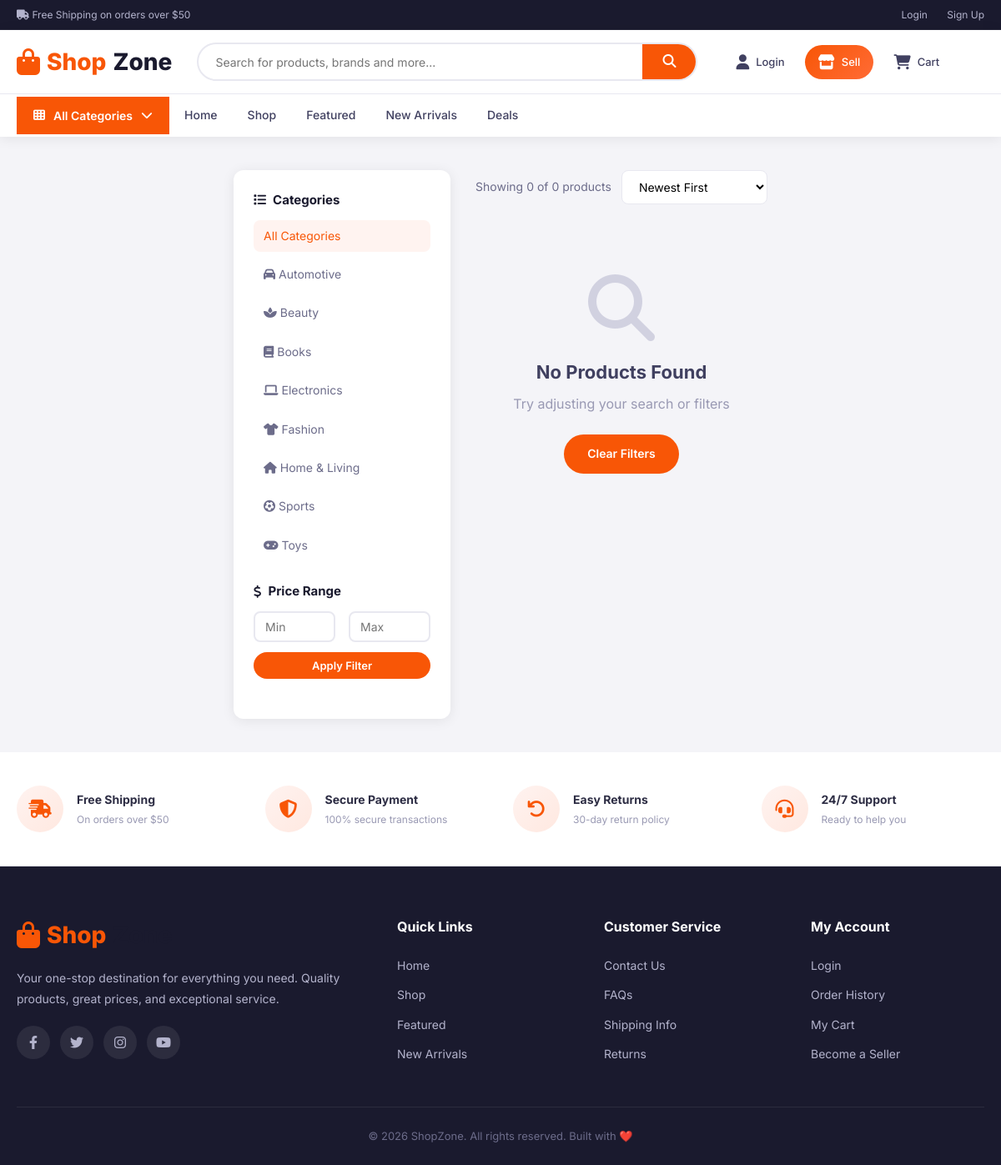
The page /shop.php on the database its author committed.
### tables this page shows
CREATE TABLE categories (
    id INT AUTO_INCREMENT PRIMARY KEY,
    name VARCHAR(100) NOT NULL,
    slug VARCHAR(100) UNIQUE NOT NULL,
    icon VARCHAR(50) DEFAULT 'fa-tag',
    created_at TIMESTAMP DEFAULT CURRENT_TIMESTAMP
);

### includes/functions.php (called while the page is built, shortened)
<?php
function getCategories(PDO $pdo): array {
    return $pdo->query("SELECT * FROM categories ORDER BY name ASC")->fetchAll();
}

### shop.php (the view, shortened to what this page needs)
<?php
require_once 'includes/header.php';
$where = ["p.status = 'approved'"];
$params = [];
$whereClause = implode(' AND ', $where);
$sort = $_GET['sort'] ?? 'newest';
$orderBy = match($sort) {
    'price_low'  => 'IFNULL(p.sale_price, p.price) ASC',
    'price_high' => 'IFNULL(p.sale_price, p.price) DESC',
    'popular'    => 'p.views DESC',
    'sale'       => 'p.sale_price IS NOT NULL DESC, p.created_at DESC',
    default      => 'p.created_at DESC'
};
$perPage = 16;
$page = max(1, (int)($_GET['page'] ?? 1));
$offset = ($page - 1) * $perPage;
$countStmt = $pdo->prepare("SELECT COUNT(*) FROM products p WHERE $whereClause");
$countStmt->execute($params);
$totalProducts = $countStmt->fetchColumn();
$totalPages = ceil($totalProducts / $perPage);
$stmt = $pdo->prepare("SELECT p.*, c.name as category_name, u.shop_name,
    (SELECT AVG(rating) FROM reviews WHERE product_id = p.id) as avg_rating,
    (SELECT COUNT(*) FROM reviews WHERE product_id = p.id) as review_count
    FROM products p
    JOIN categories c ON p.category_id = c.id
    JOIN users u ON p.seller_id = u.id
    WHERE $whereClause
    ORDER BY $orderBy
    LIMIT $perPage OFFSET $offset");
$stmt->execute($params);
$products = $stmt->fetchAll();
$activeCategory = $_GET['category'] ?? null;
?>
<div class="container">
    <div class="shop-layout">
        <aside class="shop-sidebar">
            <div class="filter-group">
                <h4><i class="fas fa-list"></i> Categories</h4>
                <ul>
                    <li><a href="<?= SITE_URL ?>/shop.php" class="<?= !$activeCategory ? 'active' : '' ?>">All Categories</a></li>
                    <?php foreach ($categories as $cat): ?>
                        <li>
                            <a href="<?= SITE_URL ?>/shop.php?category=<?= $cat['id'] ?>"
                               class="<?= $activeCategory == $cat['id'] ? 'active' : '' ?>">
                                <span><i class="fas <?= $cat['icon'] ?>"></i> <?= htmlspecialchars($cat['name']) ?></span>
                            </a>
                        </li>
                    <?php endforeach; ?>
                </ul>
            </div>
            <div class="filter-group">
                <h4><i class="fas fa-dollar-sign"></i> Price Range</h4>
                <form method="GET" action="<?= SITE_URL ?>/shop.php">
                    <div class="form-row" style="margin-bottom:12px">
                        <input type="number" name="min_price" class="form-control" placeholder="Min"
                               value="<?= $_GET['min_price'] ?? '' ?>" style="padding:8px 12px">
                        <input type="number" name="max_price" class="form-control" placeholder="Max"
                               value="<?= $_GET['max_price'] ?? '' ?>" style="padding:8px 12px">
                    </div>
                    <button type="submit" class="btn btn-primary btn-sm btn-block">Apply Filter</button>
                </form>
            </div>
        </aside>
        <div class="shop-content">
            <div class="shop-toolbar">
                <span class="result-count">
                    Showing <?= count($products) ?> of <?= $totalProducts ?> products
                </span>
                <select class="sort-select" onchange="location.href=this.value">
                    <?php
                    $queryParams = $_GET;
                    foreach (['newest','popular','price_low','price_high','sale'] as $s):
                        $queryParams['sort'] = $s;
                        $labels = ['newest'=>'Newest First','popular'=>'Most Popular','price_low'=>'Price: Low to High','price_high'=>'Price: High to Low','sale'=>'On Sale'];
                    ?>
                        <option value="<?= SITE_URL . '/shop.php?' . http_build_query($queryParams) ?>"
                                <?= $sort === $s ? 'selected' : '' ?>>
                            <?= $labels[$s] ?>
                        </option>
                    <?php endforeach; ?>
                </select>
            </div>
            <?php if ($products): ?>
                <div class="products-grid">
                    <?php foreach ($products as $product): ?>
                        <?php include __DIR__ . '/includes/product-card.php'; ?>
                    <?php endforeach; ?>
                </div>
                <?php if ($totalPages > 1): ?>
                    <div class="pagination">
                        <?php
                        $queryParams = $_GET;
                        for ($i = 1; $i <= $totalPages; $i++):
                            $queryParams['page'] = $i;
                        ?>
                            <?php if ($i === $page): ?>
                                <span class="active"><?= $i ?></span>
                            <?php else: ?>
                                <a href="<?= SITE_URL . '/shop.php?' . http_build_query($queryParams) ?>"><?= $i ?></a>
                            <?php endif; ?>
                        <?php endfor; ?>
                    </div>
                <?php endif; ?>
            <?php else: ?>
                <div class="empty-state">
                    <i class="fas fa-search"></i>
                    <h3>No Products Found</h3>
                    <p>Try adjusting your search or filters</p>
                    <a href="<?= SITE_URL ?>/shop.php" class="btn btn-primary">Clear Filters</a>
                </div>
            <?php endif; ?>
        </div>
    </div>
</div>
<?php require_once 'includes/footer.php'; ?>

### assets/css/style.css (style rules this page uses)
:root { --primary: #f85606; --primary-dark: #d4400b; --secondary: #1a1a2e; --accent: #ff6b35; --success: #27ae60; --warning: #f39c12; --danger: #e74c3c; --info: #3498db; --dark: #0f0f23; --gray-900: #1a1a2e; --gray-800: #2d2d44; --gray-700: #404060; --gray-600: #6c6c8a; --gray-500: #9999b3; --gray-400: #b3b3cc; --gray-300: #d1d1e0; --gray-200: #e8e8f0; --gray-100: #f4f4f8; --white: #ffffff; --shadow: 0 2px 15px rgba(0,0,0,0.08); --shadow-lg: 0 10px 40px rgba(0,0,0,0.12); --shadow-hover: 0 8px 30px rgba(248,86,6,0.15); --radius: 12px; --radius-sm: 8px; --radius-lg: 16px; --transition: all 0.3s cubic-bezier(0.4, 0, 0.2, 1); --font: 'Inter', -apple-system, BlinkMacSystemFont, sans-serif; }
*, *::before, *::after { margin: 0; padding: 0; box-sizing: border-box; }
html { scroll-behavior: smooth; }
body { font-family: var(--font); background: var(--gray-100); color: var(--gray-800); line-height: 1.6; min-height: 100vh; display: flex; flex-direction: column; -webkit-font-smoothing: antialiased; }
a { text-decoration: none; color: inherit; transition: var(--transition); }
ul { list-style: none; }
.container { max-width: 1280px; margin: 0 auto; padding: 0 20px; }
.btn { display: inline-flex; align-items: center; gap: 8px; padding: 12px 28px; border-radius: 50px; font-size: 14px; font-weight: 600; cursor: pointer; border: none; font-family: var(--font); transition: var(--transition); white-space: nowrap; text-align: center; justify-content: center; }
.btn-primary { background: var(--primary); color: var(--white); }
.btn-sm { padding: 8px 18px; font-size: 13px; }
.btn-block { width: 100%; }
.form-control { width: 100%; padding: 12px 16px; border: 2px solid var(--gray-200); border-radius: var(--radius-sm); font-size: 14px; font-family: var(--font); transition: var(--transition); background: var(--white); color: var(--gray-800); }
.form-row { display: grid; grid-template-columns: 1fr 1fr; gap: 16px; }
.empty-state { text-align: center; padding: 60px 20px; }
.empty-state i { font-size: 80px; color: var(--gray-300); margin-bottom: 20px; }
.empty-state h3 { font-size: 22px; font-weight: 700; color: var(--gray-700); margin-bottom: 8px; }
.empty-state p { color: var(--gray-500); margin-bottom: 24px; }
.shop-layout { display: grid; grid-template-columns: 260px 1fr; gap: 30px; padding: 40px 0; }
.shop-sidebar { background: var(--white); border-radius: var(--radius); padding: 24px; box-shadow: var(--shadow); position: sticky; top: 100px; height: fit-content; }
.filter-group { margin-bottom: 24px; }
.filter-group h4 { font-size: 15px; font-weight: 700; margin-bottom: 12px; color: var(--secondary); display: flex; align-items: center; gap: 8px; }
.filter-group ul li { margin-bottom: 8px; }
.filter-group ul li a { display: flex; align-items: center; justify-content: space-between; padding: 8px 12px; border-radius: var(--radius-sm); font-size: 14px; color: var(--gray-600); transition: var(--transition); }
.filter-group ul li a:hover, .filter-group ul li a.active { background: #fff3f0; color: var(--primary); }
.shop-toolbar { display: flex; align-items: center; justify-content: space-between; margin-bottom: 24px; flex-wrap: wrap; gap: 12px; }
.shop-toolbar .result-count { font-size: 14px; color: var(--gray-600); }
.shop-toolbar .sort-select { padding: 10px 16px; border: 1px solid var(--gray-200); border-radius: var(--radius-sm); font-size: 14px; font-family: var(--font); background: var(--white); }

### rows shown on the page
categories: name "Automotive"
categories: name "Beauty"
categories: name "Books"
categories: name "Electronics"
categories: name "Fashion"
categories: name "Home & Living"
categories: name "Sports"
categories: name "Toys"

### other values the page prints
count($products) "0"
$totalProducts "0"
SITE_NAME "ShopZone"
form field value "Newest First"
